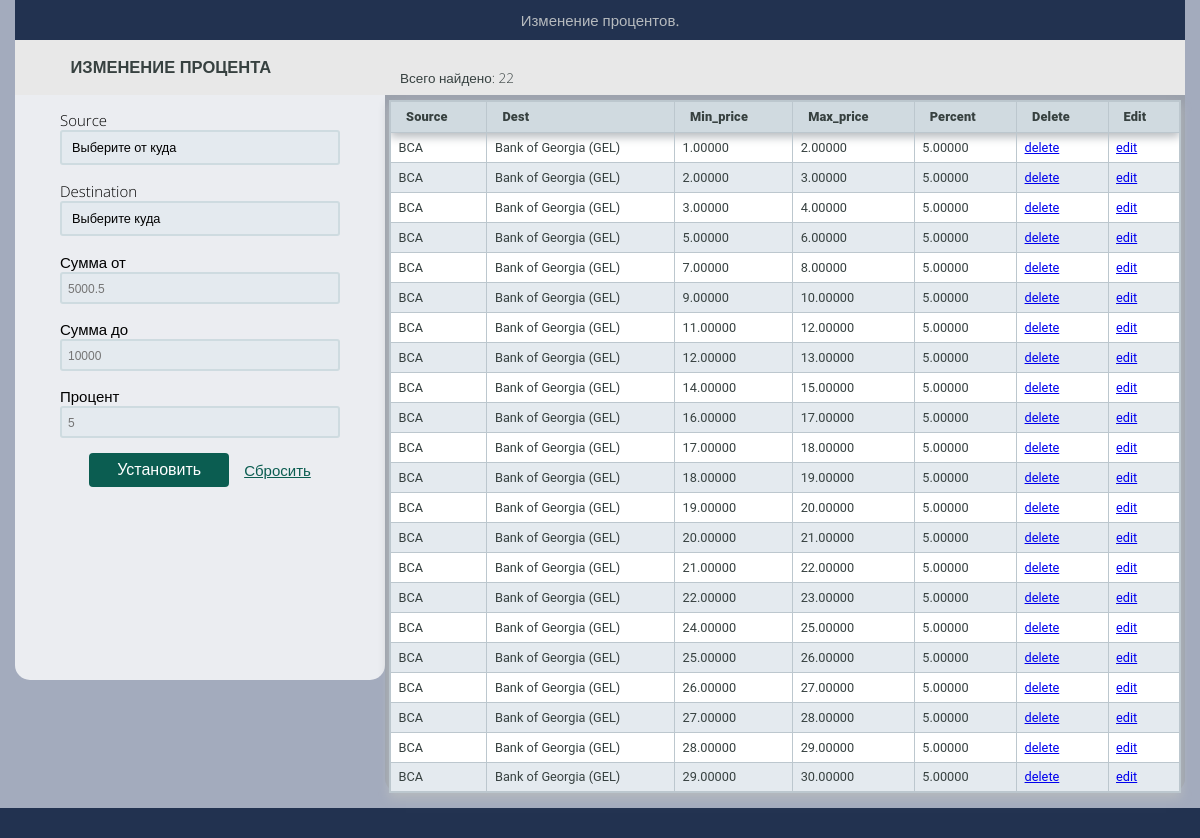
The page / on the database its author committed.
### binance_get_price/models.py (models this page shows, shortened)
class PercentsCase(models.Model):
    source_bank = models.CharField('Банк (от куда)', max_length=64, default='')
    dest_bank = models.CharField('Банк (куда)', max_length=64, default='')
    percent = models.DecimalField('Процент', max_digits=10, decimal_places=5, null=True)
    min_price = models.DecimalField('Макс цена', max_digits=20, decimal_places=5, null=True)
    max_price = models.DecimalField('Мин цена', max_digits=20, decimal_places=5, null=True)
    class Meta:
        verbose_name = "Процент"
        verbose_name_plural = "Проценты"

### site_helper/views.py (the view)
# urls.py: path('', views.index, name='change_form'),
def index(request):
    list_keys = list(request.GET.keys())
    data_for_default = {}
    for i in list_keys:
        try:
            if request.GET[i] != 'None' and i != 'delete':
                data_for_default[i] = request.GET[i]
        except:
            data_for_default[i] = ''
    if 'delete' in list_keys:
        print('wef')
        delete_row(request)
    elif ('source_bank' in list_keys) and ('dest_bank' in list_keys) and (('min_price' in list_keys) or ('max_price' in list_keys)) and ('percent' in list_keys):
        update_or_create_row(request)
    data_to_search = []
    for i in DataCase.objects.all():
        for elem in [i.payment, i.asset]:
            try:
                data_case = NameCase.objects.all().filter(back_name=elem)
            except:
                data_case = []
            for back_name in data_case:
                if back_name.front_name not in data_to_search:
                    data_to_search.append(back_name.front_name)
    data_to_search.sort(key=lambda x: x[0])
    return render(request, 'main/change_percents.html', {
        'title': 'Главная страница',
        'data_to_search': data_to_search,
        'data': PercentsCase.objects.all(),
        'data_for_default': data_for_default
    })

### site_helper/templates/main/change_percents.html (shortened to what this page needs)
{% extends 'main/base.html' %}
{% block content %}
<div class="container">
    <div class="content__inner">
        <div class="form_table">
            {% include 'main/change_percents__form.html' %}
            <div class="upper_wrapper">
                <div class="wrapper-search-tables">
                    <div class="content--header_text">
                        <h5>Всего найдено: {{ data|length }}</h5>
                    </div>
                    {% include 'main/change_percents__table.html' %}
                </div>
            </div>
        </div>
    </div>
</div>
{% endblock %}

### site_helper/templates/main/base.html (shortened to what this page needs)
{% load static %}
<html lang="en">
<head>
    <link rel="stylesheet" href="{% static 'css/style.css' %}" media="all">
</head>
<body>
<header class="header">
    <div class="container">
        <div class="header_background">
            <div class="header_text">Изменение процентов.</div>
        </div>
    </div>
</header>
<div class="content">
    {% block content %}{% endblock %}
</div>
<footer class="footer">
    <div class="footer__inner">
    </div>
</footer>
</body>
</html>
</html>

### site_helper/templates/main/change_percents__form.html (shortened to what this page needs)
<form action="{% url 'change_form' %}" method="GET">
    <div class="content--header_text">
        <h4>ИЗМЕНЕНИЕ ПРОЦЕНТА</h4>
    </div>
    <div class="form__container">
        <div class="block_elements">
            <div class="block__element">
                <h2>Source</h2>
                <div class="select-box">
                    <div class="selected boarder_around source">
                        {% if data_for_default.source_bank %}
                            {{ data_for_default.source_bank }}
                        {% else %}
                            Выберите от куда
                        {% endif %}
                    </div>
                </div>
            </div>
            <div class="block__element">
                <h2>Destination</h2>
                <div class="select-box">
                    <div class="selected boarder_around dest">
                        {% if data_for_default.dest_bank %}
                            {{ data_for_default.dest_bank }}
                        {% else %}
                            Выберите куда
                        {% endif %}
                    </div>
                </div>
            </div>
            <div class="block__element">
                <h2 class="form__label">Сумма от</h2>
                <input type="text" class="form_input_id boarder_around" autocomplete="off" name="min_price" placeholder="5000.5" value
                >
            </div>
            <div class="block__element">
                <h2 class="form__label">Сумма до</h2>
                <input type="text" class="form_input_id boarder_around" autocomplete="off" name="max_price" placeholder="10000" value
                >
            </div>
            <div class="block__element">
                <h2 class="form__label">Процент</h2>
                <input type="text" class="form_input_id boarder_around" autocomplete="off" name="percent" placeholder="5" value
                >
            </div>
        </div>
    </div>
    <div class="btn_div">
        <input type="submit" value="Установить" class="btn" />
        <div class="show_all">
            <a href="{% url 'change_form' %}">Сбросить</a>
        </div>
    </div>
</form>

### site_helper/templates/main/change_percents__table.html (shortened to what this page needs)
<table class="custom_table">
    <thead>
        <tr>
            <th>Source</th>
            <th>Dest</th>
            <th>Min_price</th>
            <th>Max_price</th>
            <th>Percent</th>
            <th>Delete</th>
            <th>Edit</th>
        </tr>
    </thead>
    <tbody>
        {% for i in data %}
            <tr>
                <td>{{ i.source_bank }}</td>
                <td>{{ i.dest_bank }}</td>
                <td>{{ i.min_price }}</td>
                <td>{{ i.max_price }}</td>
                <td>{{ i.percent }}</td>
                <td><a href="?delete=&source_bank={{ i.source_bank }}&dest_bank={{ i.dest_bank }}&min_price={{ i.min_price }}&max_price={{ i.max_price }}&percent={{ i.percent }}">delete</a></td>
                <td><a href="?source_bank={{ i.source_bank }}&dest_bank={{ i.dest_bank }}&min_price={{ i.min_price }}&max_price={{ i.max_price }}&percent={{ i.percent }}">edit</a></td>
            </tr>
        {% endfor %}
    </tbody>
</table>

### site_helper/static/css/style.css (style rules this page uses)
html { font-size: 15px; }
body, html { height: 100%; }
body { margin: 0; font-family: 'Open Sans', sans-serif; background-color: #a3abbd; font-size: 1rem; display: flex; flex-direction: column; min-width: 1200px; }
*, *:before, *:after { box-sizing: border-box; }
.container { width: 100%; max-width: 1200px; padding-left: 1rem; padding-right: 1rem; margin: 0 auto; }
.header_background { padding: 10px 10px; position: relative; background-color: #223250; color: #b6babe; }
.header_background .header_text { text-align: center; }
form { max-height: 640px; background-color: #ffffffc9; border-radius: 0 0 15px 15px; display: flex; flex-direction: column; align-items: center; align-content: center; width: 100%; }
.form__container { display: flex; flex-direction: column; }
.form__container h2 { padding: 0; margin: 0; font-size: 1rem; font-weight: 300; }
.form__container .block__element { margin-top: 1rem; }
.content { position: relative; flex: 1 1 auto; }
.content--header_text { min-height: 55px; max-height: 55px; display: flex; background-color: #e8e8e8; width: 100%; }
.content--header_text h4 { padding: 1rem 3.7rem; margin: 0; font-family: 'IntroRegular', sans-serif; font-size: 1.1rem; font-weight: bold; color: #374140; line-height: 1.4; align-self: center; }
.content--header_text h5 { padding: 2rem 1rem 0.5rem 1rem; margin: 0; font-family: 'Open Sans', sans-serif; font-size: 0.9rem; font-weight: 300; color: #374140; align-self: flex-end; line-height: 1.4; }
.select-box { display: flex; width: 280px; flex-direction: column; position: relative; }
.select-box .selected { font-weight: 100; font-size: 0.85rem; background: #e4eaef; margin-bottom: 1px; order: 0; position: relative; padding: 6px 10px; min-height: 35px; }
.select-box .selected:after { border-bottom: 0; border-bottom-left-radius: 0; border-bottom-right-radius: 0; content: ""; background: url('../img/arrow-down.svg'); background-size: contain; background-repeat: no-repeat; position: absolute; height: 100%; width: 20px; right: 10px; top: 6px; transition: all 0.4s; }
.select-box .option, .select-box .selected { cursor: pointer; }
.form_input_id { border: none; -webkit-appearance: none; -ms-appearance: none; -moz-appearance: none; appearance: none; background: #e4eaef; padding: 6px; border-radius: 3px; width: 280px; outline: none; font-size: 14px; }
.btn_div { display: flex; align-items: center; }
.btn_div .btn { margin-top: 1rem; margin-bottom: 1rem; font-size: 16px; color: #ffffff; padding: 8px 28px; border-radius: 4px; border: 0; background: #0b5d51; cursor: pointer; transition: background-color 0.5s ease; }
.btn_div a { border: none; color: #0b5d51; margin-left: 1rem; transition: color 0.5s ease; }
.boarder_around { border: 2px solid rgba(14, 93, 88, 0.1); border-radius: 3px; }
.form_table { padding: 0; margin: 0; display: flex; justify-content: space-around; }
.upper_wrapper { max-width: 800px; min-width: 800px; }
.wrapper-search-tables { display: flex; flex-direction: column; align-items: center; background-color: #8e8d8d59; border-radius: 15px; font-family: 'Roboto', sans-serif; font-weight: 100; font-size: 0.7rem; }
.wrapper-search-tables .custom_table { max-width: 99%; min-width: 99%; margin-top: 0.3rem; border-collapse: collapse; box-shadow: 0 5px 10px #b6babe; background-color: #fff; text-align: left; overflow: hidden; border: 2px solid #bcc7ce; }
.wrapper-search-tables .custom_table thead { box-shadow: 0 5px 10px #b6babe; background-color: #d0dae0; color: #374140; }
.wrapper-search-tables .custom_table th { padding: 0.5rem 1rem; letter-spacing: 0.01rem; font-size: 0.85rem; font-weight: 900; border: 1px solid #bcc7ce; }
.wrapper-search-tables .custom_table tbody { color: #374140; }
.wrapper-search-tables .custom_table td { padding: 0.2rem 0.5rem; font-size: 0.85rem; border: 1px solid #bcc7ce; }
.wrapper-search-tables .custom_table tr:nth-child(even) { background-color: #e4eaef; }
.wrapper-search-tables .custom_table tr { height: 30px; }
.footer { color: #fff; flex-shrink: 0; background-color: #223250; margin-top: 1rem; }
.footer__inner { margin-left: 20rem; padding: 1rem; }

### rows shown on the page
PercentsCase: source_bank "BCA", dest_bank "Bank of Georgia (GEL)", min_price "1.00000", max_price "2.00000", percent "5.00000"
PercentsCase: source_bank "BCA", dest_bank "Bank of Georgia (GEL)", min_price "2.00000", max_price "3.00000", percent "5.00000"
PercentsCase: source_bank "BCA", dest_bank "Bank of Georgia (GEL)", min_price "3.00000", max_price "4.00000", percent "5.00000"
PercentsCase: source_bank "BCA", dest_bank "Bank of Georgia (GEL)", min_price "5.00000", max_price "6.00000", percent "5.00000"
PercentsCase: source_bank "BCA", dest_bank "Bank of Georgia (GEL)", min_price "7.00000", max_price "8.00000", percent "5.00000"
PercentsCase: source_bank "BCA", dest_bank "Bank of Georgia (GEL)", min_price "9.00000", max_price "10.00000", percent "5.00000"
PercentsCase: source_bank "BCA", dest_bank "Bank of Georgia (GEL)", min_price "11.00000", max_price "12.00000", percent "5.00000"
PercentsCase: source_bank "BCA", dest_bank "Bank of Georgia (GEL)", min_price "12.00000", max_price "13.00000", percent "5.00000"
PercentsCase: source_bank "BCA", dest_bank "Bank of Georgia (GEL)", min_price "14.00000", max_price "15.00000", percent "5.00000"
PercentsCase: source_bank "BCA", dest_bank "Bank of Georgia (GEL)", min_price "16.00000", max_price "17.00000", percent "5.00000"
PercentsCase: source_bank "BCA", dest_bank "Bank of Georgia (GEL)", min_price "17.00000", max_price "18.00000", percent "5.00000"
PercentsCase: source_bank "BCA", dest_bank "Bank of Georgia (GEL)", min_price "18.00000", max_price "19.00000", percent "5.00000"
PercentsCase: source_bank "BCA", dest_bank "Bank of Georgia (GEL)", min_price "19.00000", max_price "20.00000", percent "5.00000"
PercentsCase: source_bank "BCA", dest_bank "Bank of Georgia (GEL)", min_price "20.00000", max_price "21.00000", percent "5.00000"
PercentsCase: source_bank "BCA", dest_bank "Bank of Georgia (GEL)", min_price "21.00000", max_price "22.00000", percent "5.00000"
PercentsCase: source_bank "BCA", dest_bank "Bank of Georgia (GEL)", min_price "22.00000", max_price "23.00000", percent "5.00000"
PercentsCase: source_bank "BCA", dest_bank "Bank of Georgia (GEL)", min_price "24.00000", max_price "25.00000", percent "5.00000"
PercentsCase: source_bank "BCA", dest_bank "Bank of Georgia (GEL)", min_price "25.00000", max_price "26.00000", percent "5.00000"
PercentsCase: source_bank "BCA", dest_bank "Bank of Georgia (GEL)", min_price "26.00000", max_price "27.00000", percent "5.00000"
PercentsCase: source_bank "BCA", dest_bank "Bank of Georgia (GEL)", min_price "27.00000", max_price "28.00000", percent "5.00000"
PercentsCase: source_bank "BCA", dest_bank "Bank of Georgia (GEL)", min_price "28.00000", max_price "29.00000", percent "5.00000"
PercentsCase: source_bank "BCA", dest_bank "Bank of Georgia (GEL)", min_price "29.00000", max_price "30.00000", percent "5.00000"

### other values the page prints
{{ data|length }} "22"
